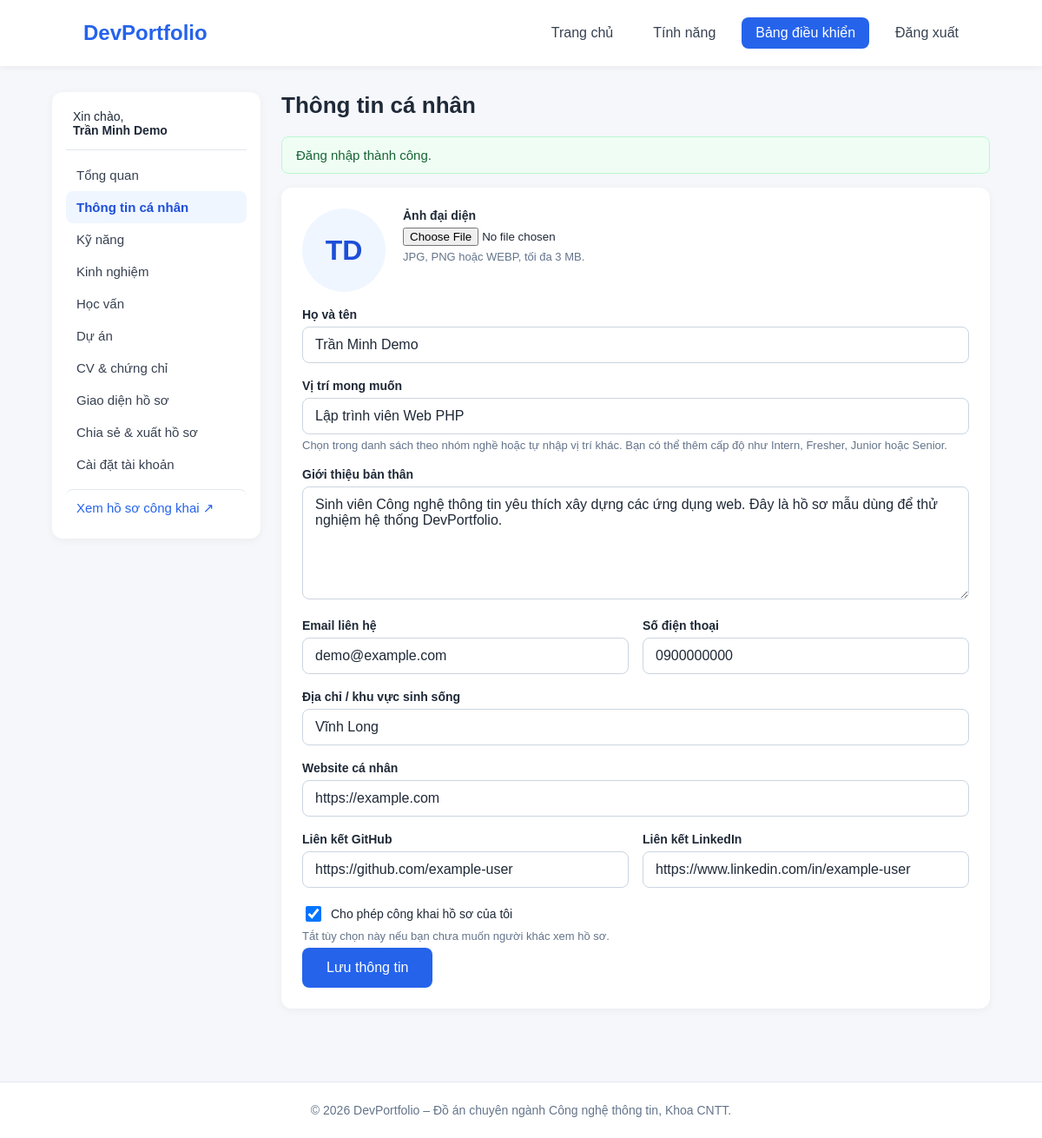
/dashboard/profile.php (signed in), run on the app's committed database.
### tables this page shows
CREATE TABLE IF NOT EXISTS users (
    id            INT UNSIGNED NOT NULL AUTO_INCREMENT,
    full_name     VARCHAR(100) NOT NULL,
    email         VARCHAR(190) NOT NULL,
    password_hash VARCHAR(255) NOT NULL,             
    slug          VARCHAR(120) NOT NULL,             
    is_active     TINYINT(1)   NOT NULL DEFAULT 1,
    created_at    DATETIME     NOT NULL DEFAULT CURRENT_TIMESTAMP,
    updated_at    DATETIME     NOT NULL DEFAULT CURRENT_TIMESTAMP ON UPDATE CURRENT_TIMESTAMP,
    PRIMARY KEY (id),
    UNIQUE KEY uq_users_email (email),
    UNIQUE KEY uq_users_slug (slug)
);

CREATE TABLE IF NOT EXISTS profiles (
    id            INT UNSIGNED NOT NULL AUTO_INCREMENT,
    user_id       INT UNSIGNED NOT NULL,
    headline      VARCHAR(150) NULL,
    bio           TEXT         NULL,
    contact_email VARCHAR(190) NULL,
    phone         VARCHAR(20)  NULL,
    location      VARCHAR(150) NULL,
    avatar_path   VARCHAR(255) NULL,                 
    website_url   VARCHAR(255) NULL,
    github_url    VARCHAR(255) NULL,
    linkedin_url  VARCHAR(255) NULL,
    is_public     TINYINT(1)   NOT NULL DEFAULT 1,   
    updated_at    DATETIME     NOT NULL DEFAULT CURRENT_TIMESTAMP ON UPDATE CURRENT_TIMESTAMP,
    PRIMARY KEY (id),
    UNIQUE KEY uq_profiles_user (user_id),
    CONSTRAINT fk_profiles_user FOREIGN KEY (user_id) REFERENCES users (id) ON DELETE CASCADE
);

### includes/auth.php (called while the page is built, shortened)
<?php
function current_user(bool $refresh = false): ?array
{
    static $cache = null;
    static $loaded = false;
    if ($loaded) {
        return $cache;
    }
    $loaded = true;
    $id = $_SESSION['user_id'] ?? null;
    $last = (int) ($_SESSION['last_activity'] ?? 0);
    $user = db_one(
        'SELECT id, full_name, email, slug, is_active, created_at FROM users WHERE id = ?',
        [(int) $id]
    );
    $cache = $user;
    return $cache;
}
function require_login(): array
{
    $user = current_user();
    return $user;
}

### includes/db.php (called while the page is built, shortened)
<?php
function db(): PDO
{
    static $pdo = null;
    if ($pdo === null) {
        $c = config('db');
        $dsn = sprintf(
            'mysql:host=%s;port=%d;dbname=%s;charset=utf8mb4',
            $c['host'],
            (int) $c['port'],
            $c['name']
        );
        $pdo = new PDO($dsn, $c['user'], $c['pass'], [
            PDO::ATTR_ERRMODE            => PDO::ERRMODE_EXCEPTION,
            PDO::ATTR_DEFAULT_FETCH_MODE => PDO::FETCH_ASSOC,
            PDO::ATTR_EMULATE_PREPARES   => false,
        ]);
    }
    return $pdo;
}
function db_query(string $sql, array $params = []): PDOStatement
{
    $stmt = db()->prepare($sql);
    $stmt->execute($params);
    return $stmt;
}
function db_one(string $sql, array $params = []): ?array
{
    $row = db_query($sql, $params)->fetch();
    return $row === false ? null : $row;
}

### dashboard/profile.php (the view, shortened to what this page needs)
<?php
require __DIR__ . '/../includes/bootstrap.php';
$user = require_login();
$uid = (int) $user['id'];
$profile = db_one('SELECT * FROM profiles WHERE user_id = ?', [$uid]);
$input = [
    'full_name'     => $user['full_name'],
    'headline'      => (string) $profile['headline'],
    'bio'           => (string) $profile['bio'],
    'contact_email' => (string) $profile['contact_email'],
    'phone'         => (string) $profile['phone'],
    'location'      => (string) $profile['location'],
    'website_url'   => (string) $profile['website_url'],
    'github_url'    => (string) $profile['github_url'],
    'linkedin_url'  => (string) $profile['linkedin_url'],
    'is_public'     => (int) $profile['is_public'],
];
$pageTitle = 'Thông tin cá nhân';
$activeNav = 'profile.php';
require __DIR__ . '/../includes/dash_header.php';
?>
<link rel="stylesheet" href="<?= e(asset('css/position_suggestions.css') . '?v=20261101-1') ?>">
                <form class="card" method="post" action="<?= e(url('dashboard/profile.php')) ?>" enctype="multipart/form-data" novalidate>
                    <div class="form-group avatar-edit">
                        <?php if (!empty($profile['avatar_path'])): ?>
                            <img class="avatar-preview" src="<?= e(image_url($profile['avatar_path'])) ?>" alt="Ảnh đại diện hiện tại">
                        <?php else: ?>
                            <span class="avatar-preview avatar-fallback"><?= e(initials($input['full_name'])) ?></span>
                        <?php endif; ?>
                        <div>
                            <label for="avatar">Ảnh đại diện</label>
                            <input type="file" id="avatar" name="avatar" accept="image/jpeg,image/png,image/webp">
                            <div class="form-hint">JPG, PNG hoặc WEBP, tối đa 3 MB.</div>
                        </div>
                    </div>
                    <div class="form-group">
                        <label for="full_name">Họ và tên</label>
                        <input class="form-control" type="text" id="full_name" name="full_name" maxlength="100"
                               required value="<?= e($input['full_name']) ?>">
                    </div>
                    <div class="form-group">
                        <label for="headline">Vị trí mong muốn</label>
                        <div class="position-combo" data-position-combo>
                            <input class="form-control" type="text" id="headline" name="headline" maxlength="150"
                                   autocomplete="off" role="combobox" aria-autocomplete="list" aria-haspopup="listbox"
                                   aria-expanded="false" aria-controls="position-options"
                                   placeholder="Nhập hoặc chọn vị trí mong muốn..."
                                   value="<?= e($input['headline']) ?>">
                        </div>
                        <div class="form-hint">Chọn trong danh sách theo nhóm nghề hoặc tự nhập vị trí khác.
                            Bạn có thể thêm cấp độ như Intern, Fresher, Junior hoặc Senior.</div>
                    </div>
                    <div class="form-group">
                        <label for="bio">Giới thiệu bản thân</label>
                        <textarea class="form-control" id="bio" name="bio" maxlength="2000"
                                  placeholder="Vài dòng về bản thân, định hướng nghề nghiệp..."><?= e($input['bio']) ?></textarea>
                    </div>
                    <div class="form-row">
                        <div class="form-group">
                            <label for="contact_email">Email liên hệ</label>
                            <input class="form-control" type="email" id="contact_email" name="contact_email"
                                   maxlength="190" value="<?= e($input['contact_email']) ?>">
                        </div>
                        <div class="form-group">
                            <label for="phone">Số điện thoại</label>
                            <input class="form-control" type="tel" id="phone" name="phone" maxlength="20"
                                   value="<?= e($input['phone']) ?>">
                        </div>
                    </div>
                    <div class="form-group">
                        <label for="location">Địa chỉ / khu vực sinh sống</label>
                        <input class="form-control" type="text" id="location" name="location" maxlength="150"
                               placeholder="Ví dụ: Vĩnh Long" value="<?= e($input['location']) ?>">
                    </div>
                    <div class="form-group">
                        <label for="website_url">Website cá nhân</label>
                        <input class="form-control" type="text" id="website_url" name="website_url" maxlength="255"
                               placeholder="https://..." value="<?= e($input['website_url']) ?>">
                    </div>
                    <div class="form-row">
                        <div class="form-group">
                            <label for="github_url">Liên kết GitHub</label>
                            <input class="form-control" type="text" id="github_url" name="github_url" maxlength="255"
                                   placeholder="https://github.com/ten-cua-ban" value="<?= e($input['github_url']) ?>">
                        </div>
                        <div class="form-group">
                            <label for="linkedin_url">Liên kết LinkedIn</label>
                            <input class="form-control" type="text" id="linkedin_url" name="linkedin_url" maxlength="255"
                                   placeholder="https://www.linkedin.com/in/ten-cua-ban" value="<?= e($input['linkedin_url']) ?>">
                        </div>
                    </div>
                    <div class="form-group checkbox-row">
                        <input type="checkbox" id="is_public" name="is_public" value="1"<?= $input['is_public'] ? ' checked' : '' ?>>
                        <label for="is_public">Cho phép công khai hồ sơ của tôi</label>
                    </div>
                    <div class="form-hint">Tắt tùy chọn này nếu bạn chưa muốn người khác xem hồ sơ.</div>
                    <button type="submit" class="btn">Lưu thông tin</button>
                </form>
<?php
require __DIR__ . '/../includes/dash_footer.php';
?>

### includes/dash_header.php (shortened to what this page needs)
<?php
require __DIR__ . '/header.php';
$dashMenu = [
    'index.php'       => 'Tổng quan',
    'profile.php'     => 'Thông tin cá nhân',
    'skills.php'      => 'Kỹ năng',
    'experiences.php' => 'Kinh nghiệm',
    'education.php'   => 'Học vấn',
    'projects.php'    => 'Dự án',
    'documents.php'   => 'CV & chứng chỉ',
    'appearance.php'  => 'Giao diện hồ sơ',
    'share.php'       => 'Chia sẻ & xuất hồ sơ',
    'account.php'     => 'Cài đặt tài khoản',
];
?>
        <div class="dash">
            <aside class="dash-nav">
                <div class="dash-user">Xin chào,<br><strong><?= e($currentUser['full_name']) ?></strong></div>
                <?php foreach ($dashMenu as $file => $label): ?>
                    <a href="<?= e(url('dashboard/' . $file)) ?>"<?= ($activeNav ?? '') === $file ? ' class="active"' : '' ?>><?= e($label) ?></a>
                <?php endforeach; ?>
                <a class="dash-public" href="<?= e(profile_url($currentUser['slug'], false)) ?>" target="_blank" rel="noopener">Xem hồ sơ công khai &#8599;</a>
            </aside>
            <section class="dash-main">
                <h1 class="dash-title"><?= e($pageTitle) ?></h1>

### assets/css/style.css (style rules this page uses)
* { box-sizing: border-box; }
body { margin: 0; font-family: Arial, sans-serif; background-color: #f5f7fb; color: #1f2937; }
.btn { display: inline-block; margin-top: 15px; padding: 14px 28px; background-color: #2563eb; color: white; text-decoration: none; border-radius: 8px; }
:root { --primary: #2563eb; --primary-dark: #1d4ed8; --text: #1f2937; --muted: #64748b; --border: #e2e8f0; --danger: #dc2626; --success: #16a34a; --warning: #d97706; }
a { color: var(--primary); }
button.btn { border: 0; cursor: pointer; font: inherit; }
.form-group { margin-bottom: 18px; }
.form-group label { display: block; font-weight: 600; font-size: 14px; margin-bottom: 6px; }
.form-control { width: 100%; padding: 11px 14px; border: 1px solid #cbd5e1; border-radius: 8px; font: inherit; background: #fff; color: var(--text); }
textarea.form-control { min-height: 130px; resize: vertical; }
.form-hint { color: var(--muted); font-size: 13px; margin-top: 5px; }
.form-row { display: grid; grid-template-columns: 1fr 1fr; gap: 16px; }
.checkbox-row { display: flex; align-items: center; gap: 8px; margin-bottom: 6px; }
.checkbox-row label { margin: 0; font-weight: 500; }
.checkbox-row input[type="checkbox"] { width: 18px; height: 18px; }
.dash { display: grid; grid-template-columns: 240px 1fr; gap: 24px; padding: 30px 5% 60px; align-items: start; }
.dash-nav { background: #fff; border-radius: 12px; padding: 16px; box-shadow: 0 2px 10px rgba(0, 0, 0, 0.05); }
.dash-user { padding: 4px 8px 14px; border-bottom: 1px solid var(--border); margin-bottom: 10px; font-size: 14px; }
.dash-nav a { display: block; padding: 10px 12px; border-radius: 8px; color: #374151; text-decoration: none; font-size: 15px; }
.dash-nav a.active { background: #eff6ff; color: var(--primary-dark); font-weight: 600; }
.dash-main { min-width: 0; }
.dash-title { margin: 0 0 20px; color: var(--text); font-size: 26px; }
.card { background: #fff; border-radius: 12px; padding: 24px; box-shadow: 0 2px 10px rgba(0, 0, 0, 0.05); margin-bottom: 24px; }
.card .btn { margin-top: 6px; }
.dash-public { margin-top: 10px; border-top: 1px solid var(--border); padding-top: 12px !important; color: var(--primary) !important; }
.avatar-edit { display: flex; gap: 20px; align-items: flex-start; }
.avatar-preview { width: 96px; height: 96px; border-radius: 50%; object-fit: cover; flex-shrink: 0; display: block; }
.avatar-fallback { display: flex; align-items: center; justify-content: center; font-size: 32px; font-weight: bold; background: #eff6ff; color: var(--primary-dark); }

### assets/css/position_suggestions.css (style rules this page uses)
.position-combo { position: relative; }
.position-combo .form-control { width: 100%; }

### data on the page
users: full_name "Trần Minh Demo"
profiles: headline "Lập trình viên Web PHP", bio "Sinh viên Công nghệ thông tin yêu thích xây dựng các ứng dụng web. Đây là hồ sơ mẫu dùng để thử nghiệm hệ thống DevPortfolio.", contact_email "demo@example.com", phone "0900000000", location "Vĩnh Long", website_url "https://example.com", github_url "https://github.com/example-user", linkedin_url "https://www.linkedin.com/in/example-user", is_public "☑"

### other printed values
config('app_name') "DevPortfolio"
$label "Tổng quan"
$label "Thông tin cá nhân"
$label "Kỹ năng"
$label "Kinh nghiệm"
$label "Học vấn"
$label "Dự án"
$label "CV & chứng chỉ"
$label "Giao diện hồ sơ"
$label "Chia sẻ & xuất hồ sơ"
$label "Cài đặt tài khoản"
$pageTitle "Thông tin cá nhân"
$item['message'] "Đăng nhập thành công."
initials($input['full_name']) "TD"
